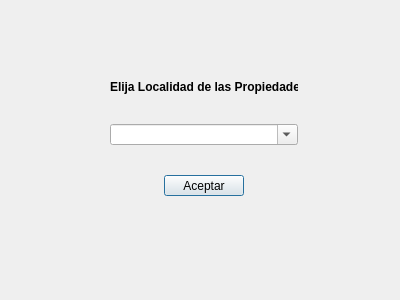
<?xml version="1.0" encoding="UTF-8"?>
<ui version="4.0">
 <class>dlgBuscarPropiedad</class>
 <widget class="QDialog" name="dlgBuscarPropiedad">
  <property name="geometry">
   <rect>
    <x>0</x>
    <y>0</y>
    <width>400</width>
    <height>300</height>
   </rect>
  </property>
  <property name="minimumSize">
   <size>
    <width>300</width>
    <height>300</height>
   </size>
  </property>
  <property name="sizeIncrement">
   <size>
    <width>300</width>
    <height>400</height>
   </size>
  </property>
  <property name="windowTitle">
   <string>Buscar Propiedad</string>
  </property>
  <property name="windowIcon">
   <iconset>
    <normaloff>../img/iconoInmo.ico</normaloff>../img/iconoInmo.ico</iconset>
  </property>
  <property name="modal">
   <bool>true</bool>
  </property>
  <widget class="QWidget" name="layoutWidget">
   <property name="geometry">
    <rect>
     <x>90</x>
     <y>60</y>
     <width>228</width>
     <height>156</height>
    </rect>
   </property>
   <layout class="QVBoxLayout" name="verticalLayout">
    <property name="spacing">
     <number>30</number>
    </property>
    <property name="leftMargin">
     <number>20</number>
    </property>
    <property name="topMargin">
     <number>20</number>
    </property>
    <property name="rightMargin">
     <number>20</number>
    </property>
    <property name="bottomMargin">
     <number>20</number>
    </property>
    <item>
     <widget class="QLabel" name="label">
      <property name="font">
       <font>
        <weight>75</weight>
        <bold>true</bold>
       </font>
      </property>
      <property name="text">
       <string>Elija Localidad de las Propiedades</string>
      </property>
     </widget>
    </item>
    <item>
     <widget class="QComboBox" name="cmbLocalidad">
      <property name="editable">
       <bool>true</bool>
      </property>
     </widget>
    </item>
    <item alignment="Qt::AlignHCenter">
     <widget class="QPushButton" name="btnAceptarLocalidad">
      <property name="maximumSize">
       <size>
        <width>100</width>
        <height>25</height>
       </size>
      </property>
      <property name="text">
       <string>Aceptar</string>
      </property>
     </widget>
    </item>
   </layout>
  </widget>
 </widget>
 <resources/>
 <connections/>
</ui>
